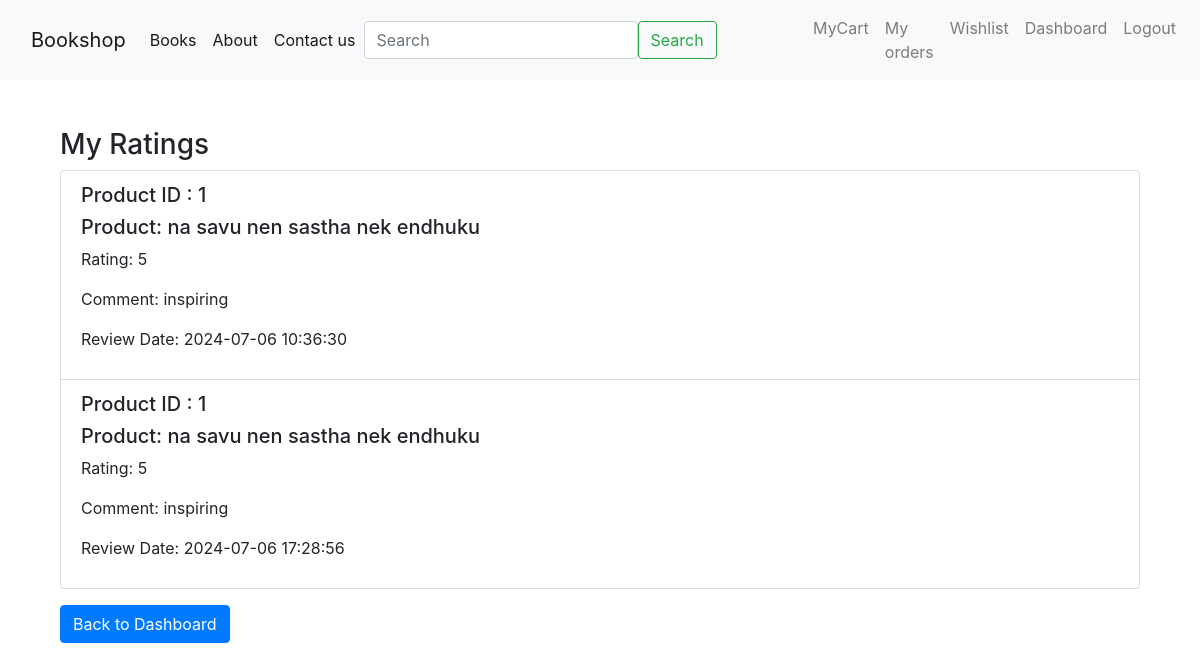
Page /dashboard/my_ratings (signed in) on the committed database.
### app.py (models this page shows)
class Reviews(db.Model):
    __tablename__='reviews'
    ReviewID= db.Column(db.Integer, primary_key=True)
    ProductID= db.Column(db.Integer,db.ForeignKey('products.ProductID'), nullable=False)
    UserID= db.Column(db.Integer,db.ForeignKey('users.UserID'), nullable=False)
    Rating= db.Column(db.Integer, nullable=False)
    Comment= db.Column(db.String(500), nullable=False)
    ReviewDate= db.Column(db.DateTime, nullable=False)

class Products(db.Model):
    __tablename__ = 'products'
    ProductID = db.Column(db.Integer, primary_key=True)
    ProductName= db.Column(db.String(50), nullable=False)
    Author= db.Column(db.String(30), nullable=False)
    Description= db.Column(db.String(100), nullable=False)
    Price= db.Column(db.Integer, nullable=False)
    StockQuantity= db.Column(db.Integer,nullable=False)
    CategoryID= db.Column(db.Integer,db.ForeignKey('categories.CategoryID'), nullable=False )
    MerchantID = db.Column(db.Integer, db.ForeignKey('users.UserID'), nullable=False)
    ProductImage = db.Column(db.String(100), nullable=False)

### app.py (the view)
@app.route('/dashboard/my_ratings')
def my_ratings():
    if 'user_id' not in session:
        flash('Please log in first!', 'danger')
        return redirect(url_for('login'))
    user_id = session['user_id']
    merchant_products = Products.query.filter_by(MerchantID=user_id).all()
    product_ids = [product.ProductID for product in merchant_products]
    reviews = Reviews.query.filter(Reviews.ProductID.in_(product_ids)).all()
    product_details = {product.ProductID: product.ProductName for product in merchant_products}
    return render_template('my_ratings.html', reviews=reviews, product_details=product_details)

### templates/my_ratings.html
{% extends 'base.html' %}
{% block body %}
<div class="container mt-5">
    <h3>My Ratings</h3>
    {% if reviews %}
    <ul class="list-group">
        {% for review in reviews %}
        <li class="list-group-item">
            <h5>Product ID : {{review.ProductID}}</h5>
            <h5>Product: {{ product_details[review.ProductID] }}</h5>
            <p>Rating: {{ review.Rating }}</p>
            <p>Comment: {{ review.Comment }}</p>
            <p>Review Date: {{ review.ReviewDate.strftime('%Y-%m-%d %H:%M:%S') }}</p>
        </li>
        {% endfor %}
    </ul>
    {% else %}
    <p>No ratings found for your products.</p>
    {% endif %}
    <a href="{{ url_for('dashboard') }}" class="btn btn-primary mt-3">Back to Dashboard</a>
</div>
{% endblock body %}

### templates/base.html (shortened to what this page needs)
<!doctype html>
<html lang="en">
  <head>
    <link rel="stylesheet" href="https://cdn.jsdelivr.net/npm/bootstrap@4.4.1/dist/css/bootstrap.min.css">
    <link href="https://cdn.jsdelivr.net/npm/bootstrap-icons/font/bootstrap-icons.css" rel="stylesheet">
  </head>
  <body>
    <header>
    <nav class="navbar navbar-expand-lg navbar-light bg-light">
        <div class="container">
            <a class="navbar-brand" href="/">Bookshop</a>
            <div id="navbar" class="navbar-collapse collapse">
                <ul class="navbar-nav ">
                    <li class="nav-item">
                        <a class="nav-link active" href="{{url_for('books')}}">Books</a>
                    </li>
                    <li class="nav-item">
                        <a class="nav-link active" href="/about">About</a>
                    </li>
                    <li class="nav-item">
                        <a class="nav-link active" href="/contactus">Contact us</a>
                    </li>
                </ul>
                <form class="d-flex" method="GET" action="{{ url_for('search') }}">
                    <input class="form-control me-2" type="search"  name="query" placeholder="Search" aria-label="Search">
                    <button class="btn btn-outline-success" type="submit">Search</button>
                </form>
            </div>
        </div>
        <ul class="navbar-nav ml-auto">
        {% if 'user_id' in session %}
        <li class="nav-item">
            <a class="nav-link" href="{{ url_for('mycart') }}">MyCart</a>
        </li>
        <li class="nav-item">
            <a class="nav-link" href="{{ url_for('orders') }}">My orders</a>
        </li>
        <li class="nav-item">
            <a class="nav-link" href="{{ url_for('wishlist') }}">Wishlist</a>
        </li>
        <li class="nav-item">
            <a class="nav-link" href="{{ url_for('dashboard') }}">Dashboard</a>
        </li>
        <li class="nav-item">
            <a class="nav-link" href="{{ url_for('logout') }}">Logout</a>
        </li>
        {% else %}
        <li class="nav-item">
            <a href="/login" > <button type="button" class="btn btn-light">Login/Signin</button></a>
        </li>
        {% endif %}
    </ul>
    </nav>
</header>
    <div class="container">
        {% block body %}
        {% endblock body %}
    </div>
</body>
</html>

### rows in the picture
Reviews: ProductID "1", ProductID.ProductName "na savu nen sastha nek endhuku", Rating "5", Comment "inspiring", ReviewDate "2024-07-06 10:36:30"
Reviews: ProductID "1", ProductID.ProductName "na savu nen sastha nek endhuku", Rating "5", Comment "inspiring", ReviewDate "2024-07-06 17:28:56"
